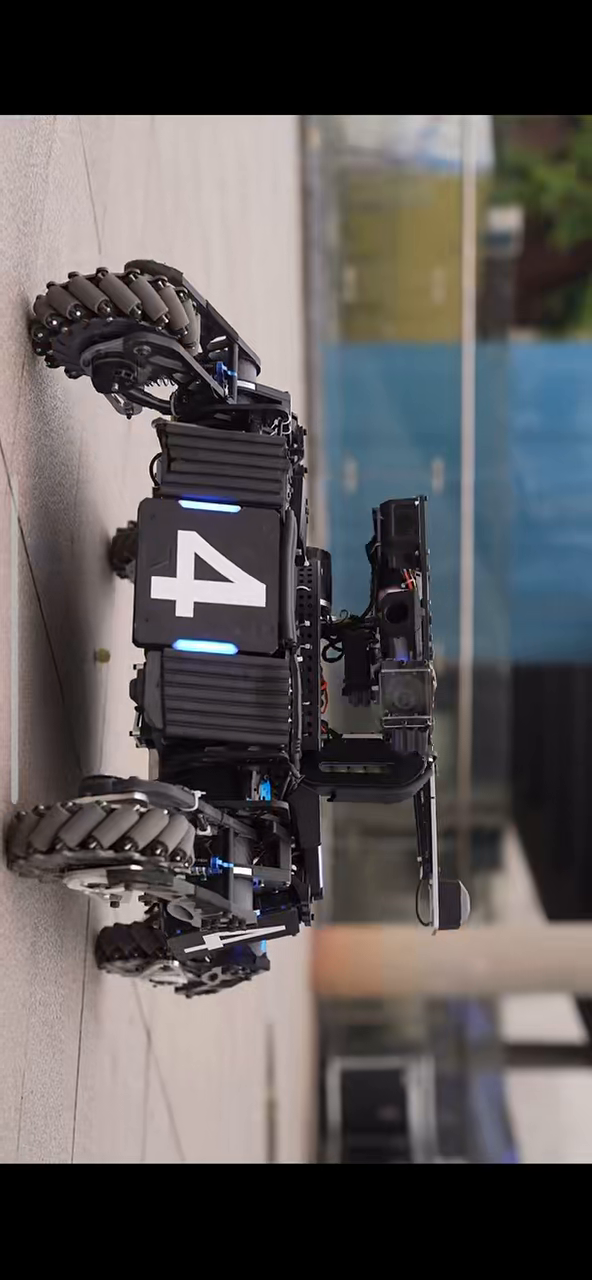
#> input picture frame 13 of contour_polygon/装甲板视频识别/实验测试原视频.mp4, 592 x 1280 px
$ python 2.py
#> lines starting #> are read from the running program, lines starting #| are printed output that depends on the picture; after the words box and inside, x2 and y2 are one past the last pixel; in counts of white or black regions, pixels touching at a corner belong together
import cv2
import numpy as np
import math
from pathlib import Path


def nothing(x): pass


# 计算矩形真实的倾斜角度（相对于垂直方向）
def get_tilt_angle(rect):
    (w, h) = rect[1]
    angle = rect[2]
    if w > h:
        angle += 90
    return angle % 180


# ==========================================
# 1. 视频与调试控制台初始化
# ==========================================
BASE_DIR = Path(__file__).resolve().parent
VIDEO_NAME = "实验测试原视频.mp4"
VIDEO_PATH = BASE_DIR / VIDEO_NAME

cap = cv2.VideoCapture(str(VIDEO_PATH))
if not cap.isOpened():
    raise FileNotFoundError(f"【FATAL ERROR】视频加载失败: {VIDEO_PATH}")

# 获取原视频的帧率和尺寸 (因为要做逆时针旋转，所以宽和高互换)
fps = cap.get(cv2.CAP_PROP_FPS)
if fps == 0 or math.isnan(fps): fps = 30.0
original_width = int(cap.get(cv2.CAP_PROP_FRAME_WIDTH))
original_height = int(cap.get(cv2.CAP_PROP_FRAME_HEIGHT))
rotated_size = (original_height, original_width)

# 初始化视频写入器 (保存成品视频)
OUTPUT_PATH = str(BASE_DIR / "Result_Output.mp4")
out = cv2.VideoWriter(OUTPUT_PATH, cv2.VideoWriter_fourcc(*'mp4v'), fps, rotated_size)

cv2.namedWindow('Debugger Panel', cv2.WINDOW_NORMAL)
cv2.resizeWindow('Debugger Panel', 450, 400)

# 核心参数滑动条
cv2.createTrackbar('Halo Brightness', 'Debugger Panel', 130, 255, nothing)
cv2.createTrackbar('Halo Saturation', 'Debugger Panel', 100, 255, nothing)
cv2.createTrackbar('Min Area', 'Debugger Panel', 30, 1000, nothing)
cv2.createTrackbar('Min Aspect Ratio', 'Debugger Panel', 12, 50, nothing)
cv2.createTrackbar('Max Aspect Ratio', 'Debugger Panel', 80, 150, nothing)
cv2.createTrackbar('Armor Max Width', 'Debugger Panel', 50, 100, nothing)

print(">>> [操作说明]")
print(">>> 1. 刚开始请按【空格键】暂停画面。")
print(">>> 2. 调节滑动条，直到右侧杂光消失，且红框稳定。")
print(">>> 3. 按【空格键】继续播放，播放过程中会自动录制并保存结果！")
print(f">>> 4. 按 'q' 键退出，成品视频将保存在: {OUTPUT_PATH}")

paused = False

# 预先读取第一帧作为启动时的底图
ret, current_frame = cap.read()
#> current_frame is the input picture: shape (1280, 592, 3); mean B, G, R 86.8, 86.5, 90.5
if ret:
    current_frame = cv2.rotate(current_frame, cv2.ROTATE_90_COUNTERCLOCKWISE)
#> current_frame: shape (592, 1280, 3)
else:
    raise ValueError("无法读取视频的第一帧。")

# ==========================================
# 2. 视频流循环处理
# ==========================================
while True:
    if not paused:
        ret, frame_read = cap.read()
        if not ret:
            print(">>> [INFO] 视频处理完毕，正在保存...")
            break
        # 【核心修复】：物理正骨必须放在这里！只在新画面进来时旋转一次！
        current_frame = cv2.rotate(frame_read, cv2.ROTATE_90_COUNTERCLOCKWISE)

    # 每一帧的计算和绘画，都基于干净的 current_frame 副本
    final_image = current_frame.copy()
    hsv = cv2.cvtColor(current_frame, cv2.COLOR_BGR2HSV)
#> hsv: shape (592, 1280, 3); mean H, S, V 51.1, 40.2, 96.2

    # 获取实时参数
    halo_v_min = cv2.getTrackbarPos('Halo Brightness', 'Debugger Panel')
    halo_s_min = cv2.getTrackbarPos('Halo Saturation', 'Debugger Panel')
    min_area = cv2.getTrackbarPos('Min Area', 'Debugger Panel')
    min_ratio = cv2.getTrackbarPos('Min Aspect Ratio', 'Debugger Panel') / 10.0
    max_ratio = cv2.getTrackbarPos('Max Aspect Ratio', 'Debugger Panel') / 10.0
    armor_max_width = cv2.getTrackbarPos('Armor Max Width', 'Debugger Panel') / 10.0

    # ==========================================
    # === 图像预处理 (色彩净化) ===
    # ==========================================
    lower_halo = np.array([90, halo_s_min, halo_v_min])
    upper_halo = np.array([130, 255, 255])
    mask_halo = cv2.inRange(hsv, lower_halo, upper_halo)
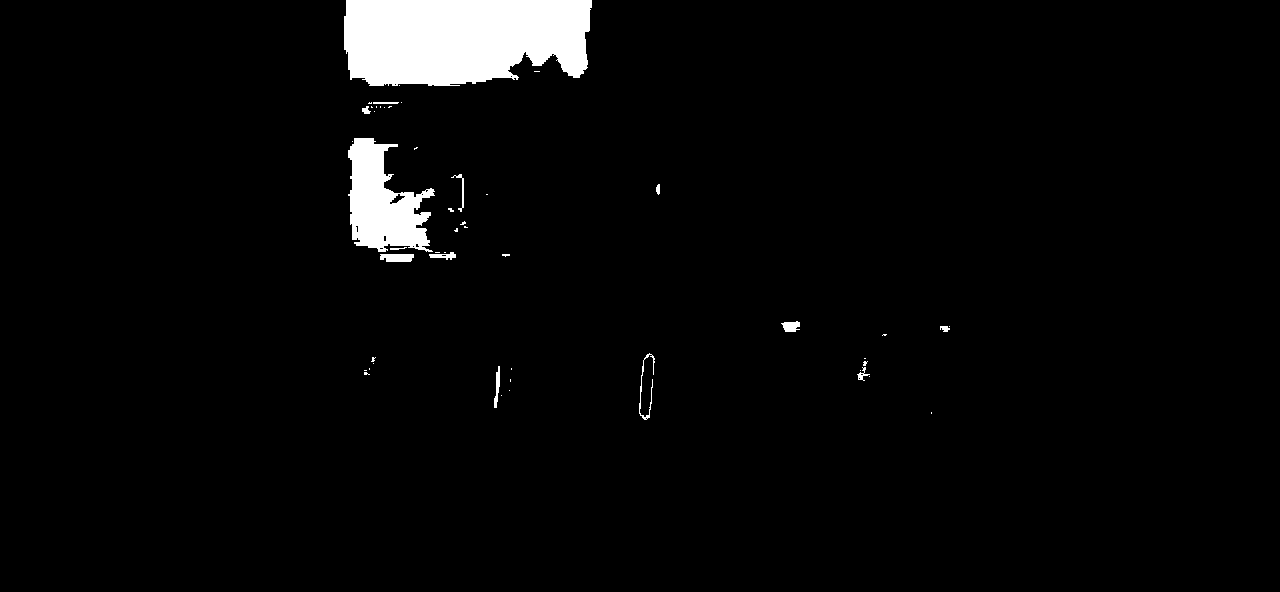
#> mask_halo: shape (592, 1280); 3.4% white; 50 white regions (36 under 20 px), largest, box (x1, y1, x2, y2) and area: (344, 0, 592, 86) 18769, (348, 138, 435, 252) 5858, (380, 254, 414, 262) 246

    lower_core = np.array([90, 20, 230])
    upper_core = np.array([130, 255, 255])
    mask_core = cv2.inRange(hsv, lower_core, upper_core)
#> mask_core: shape (592, 1280); 0.11% white; 18 white regions (16 under 20 px), largest, box (x1, y1, x2, y2) and area: (640, 355, 654, 418) 424, (501, 352, 512, 412) 273

    mask = cv2.bitwise_or(mask_halo, mask_core)
#> mask: shape (592, 1280); 3.5% white; 44 white regions (28 under 20 px), largest, box (x1, y1, x2, y2) and area: (344, 0, 592, 86) 18769, (348, 138, 435, 252) 5858, (639, 353, 655, 420) 572

    kernel = cv2.getStructuringElement(cv2.MORPH_RECT, (5, 5))
    mask = cv2.morphologyEx(mask, cv2.MORPH_CLOSE, kernel)
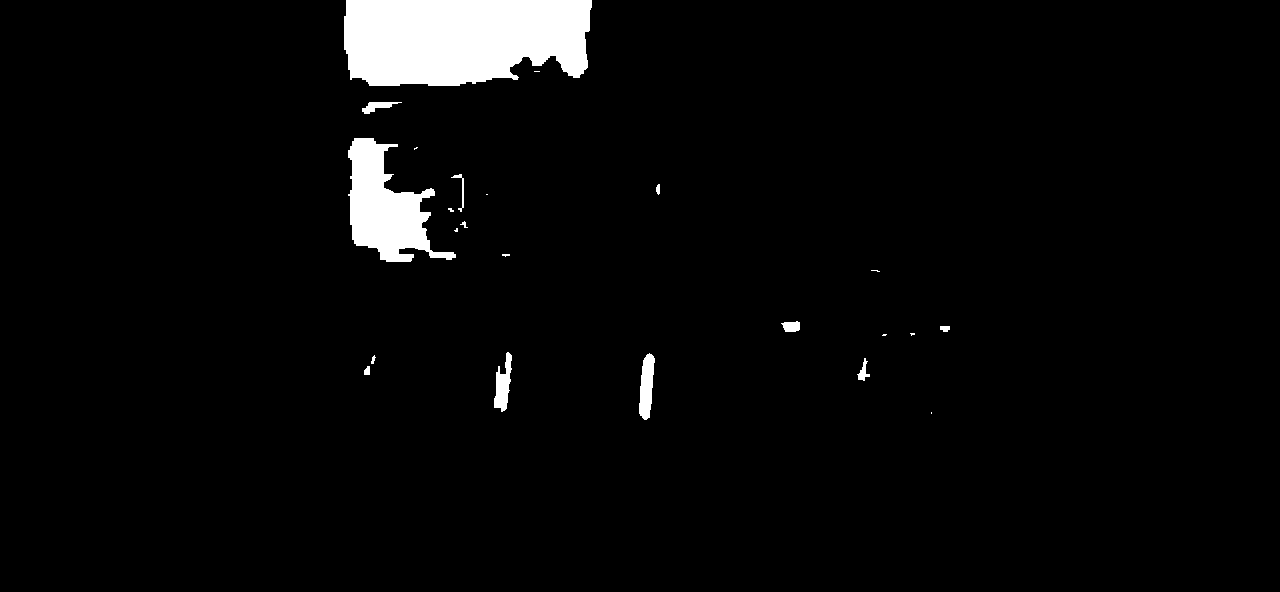
#> mask: shape (592, 1280); 3.7% white; 23 white regions (10 under 20 px)

    # ==========================================
    # === 第一阶段：寻找独立灯条候选人 (绿框) ===
    # ==========================================
    contours, _ = cv2.findContours(mask, cv2.RETR_EXTERNAL, cv2.CHAIN_APPROX_SIMPLE)
#> contours = 23 contours, 12 with area under 20; largest, box (x1, y1, x2, y2) and area: (344, 0, 592, 86) 18491, (348, 138, 456, 262) 6354, (639, 353, 655, 420) 670, (494, 352, 512, 412) 538, (362, 102, 402, 114) 178
    light_bars = []

    for cnt in contours:
        area = cv2.contourArea(cnt)
        if area < min_area or area > 5000:
            continue

        rect = cv2.minAreaRect(cnt)
        (cx, cy), (w, h), angle = rect
        if w == 0 or h == 0: continue

        light_length = max(w, h)
        light_width = min(w, h)
        aspect_ratio = light_length / light_width

        box = np.int32(cv2.boxPoints(rect))

        if min_ratio < aspect_ratio < max_ratio:
            light_bars.append({'center': (cx, cy), 'length': light_length, 'rect': rect})
            cv2.drawContours(final_image, [box], 0, (0, 255, 0), 2)
#> this loop made 23 passes
#> (area, cx, cy, w, h, angle, light_length, light_width) on passes 2, 3, 5, 6, 9, 10, 18, 21: (32.5, 366.5, 370, 8, 5, -90, 8, 5), (93, 862.3, 369.3, 11.86, 21.74, -8.75, 21.74, 11.86), (670, 646.1, 386, 66.19, 12.21, -85.82, 66.19, 12.21), (538, 502.6, 381.3, 59.38, 14.7, -85.24, 59.38, 14.7), (36, 944.5, 328.5, 5, 9, -90, 9, 5), (138.5, 790.3, 326.4, 18.02, 9.88, -4.76, 18.02, 9.88), (53, 460.3, 192.4, 11.51, 36.66, -12.34, 36.66, 11.51), (178.5, 380.7, 104, 39.94, 10.54, -16.7, 39.94, 10.54)
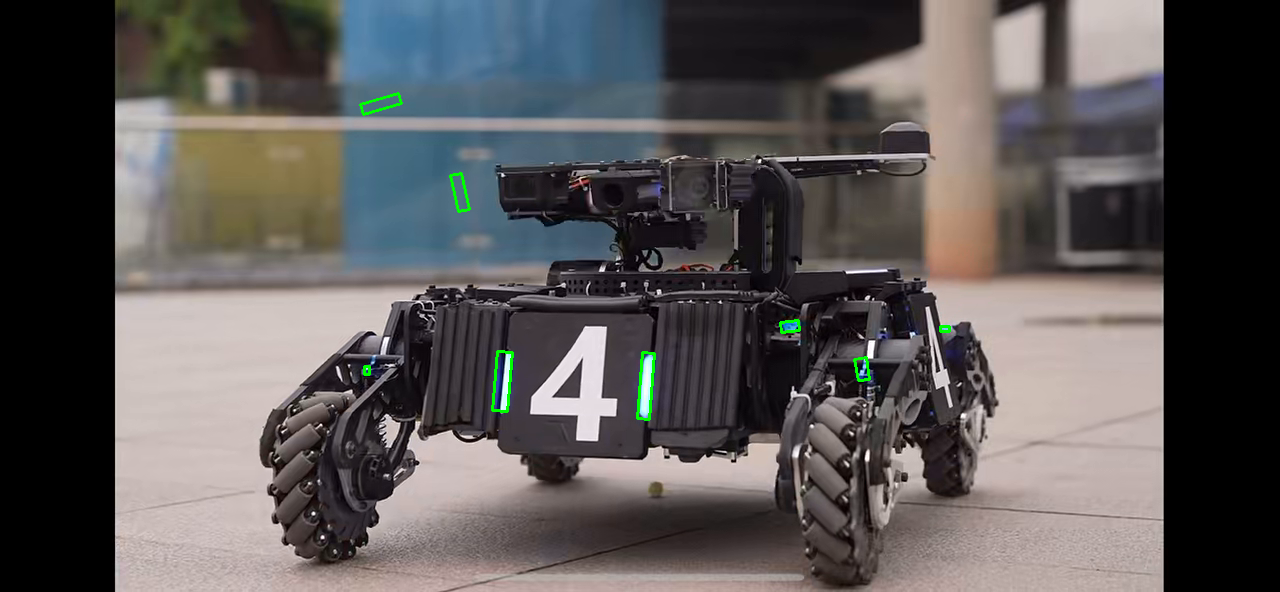
#> final_image: shape (592, 1280, 3); mean B, G, R 86.5, 86.9, 90.2
#> after the loop, light_bars = 8 items

    # ==========================================
    # === 第二阶段：灯条严格配对 (大红框) ===
    # ==========================================
    num_bars = len(light_bars)
#> num_bars = 8
    for i in range(num_bars):
        for j in range(i + 1, num_bars):
            bar1 = light_bars[i]
            bar2 = light_bars[j]

            dy = abs(bar1['center'][1] - bar2['center'][1])
            dx = abs(bar1['center'][0] - bar2['center'][0])
            distance = math.sqrt(dx ** 2 + dy ** 2)
            avg_length = (bar1['length'] + bar2['length']) / 2.0

            angle1 = get_tilt_angle(bar1['rect'])
            angle2 = get_tilt_angle(bar2['rect'])
            angle_diff = abs(angle1 - angle2)
            if 15 < angle_diff < 165:
                continue

            if dy > avg_length * 0.8: continue
            if abs(bar1['length'] - bar2['length']) / avg_length > 0.6: continue

            if 1.0 < (distance / avg_length) < armor_max_width:
                box1 = np.int32(cv2.boxPoints(bar1['rect']))
                box2 = np.int32(cv2.boxPoints(bar2['rect']))
                combined_points = np.vstack((box1, box2))

                armor_rect = cv2.minAreaRect(combined_points)
                armor_box = np.int32(cv2.boxPoints(armor_rect))

                cv2.drawContours(final_image, [armor_box], 0, (0, 0, 255), 3)

                armor_cx = int((bar1['center'][0] + bar2['center'][0]) / 2)
                armor_cy = int((bar1['center'][1] + bar2['center'][1]) / 2)
                cv2.circle(final_image, (armor_cx, armor_cy), 5, (0, 255, 255), -1)
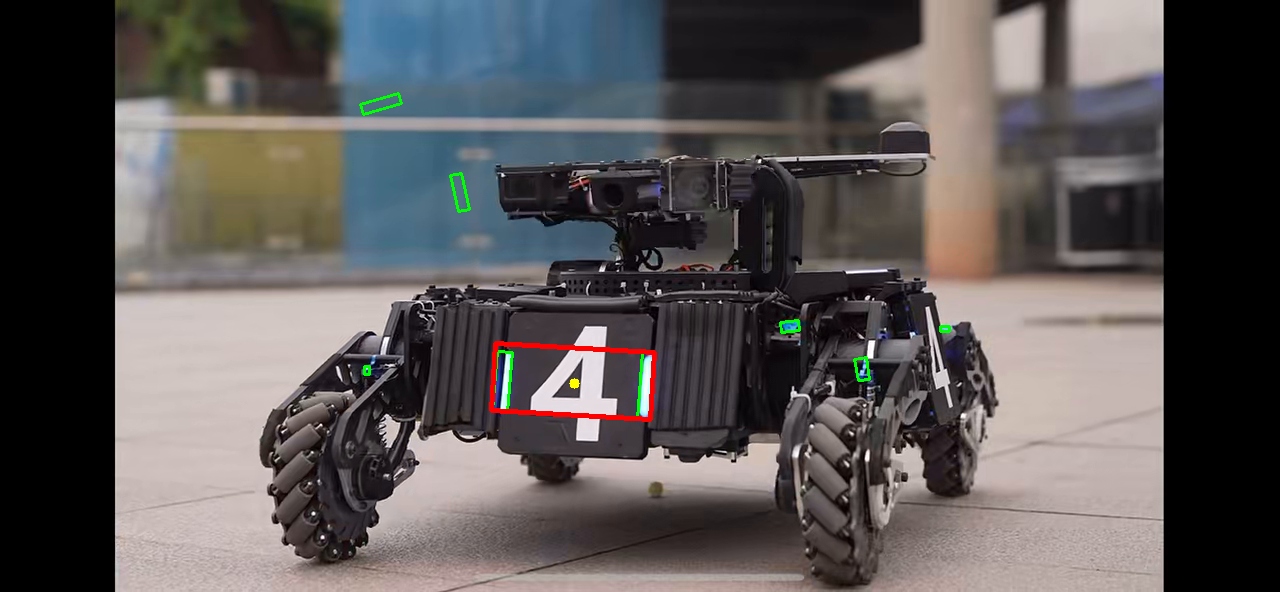
#> final_image: shape (592, 1280, 3); 0.31% of pixels changed, all inside (x1, y1, x2, y2) = (489, 341, 657, 422)

    # ==========================================
    # === 录制与显示 ===
    # ==========================================
    # 核心：仅在正常播放状态下，将最终处理后的帧存入视频文件
    if not paused:
        out.write(final_image)

    scale = 0.6
    display_frame = cv2.resize(final_image, (0, 0), fx=scale, fy=scale)
    display_mask = cv2.cvtColor(cv2.resize(mask, (0, 0), fx=scale, fy=scale), cv2.COLOR_GRAY2BGR)
    stacked = np.hstack((display_frame, display_mask))

    # 左上角显示当前状态（方便你确认是暂停还是正在录制）
    status_text = "PAUSED (Tune parameters!)" if paused else "RECORDING..."
    color = (0, 0, 255) if paused else (0, 255, 0)
    cv2.putText(stacked, status_text, (20, 40), cv2.FONT_HERSHEY_SIMPLEX, 1, color, 2)
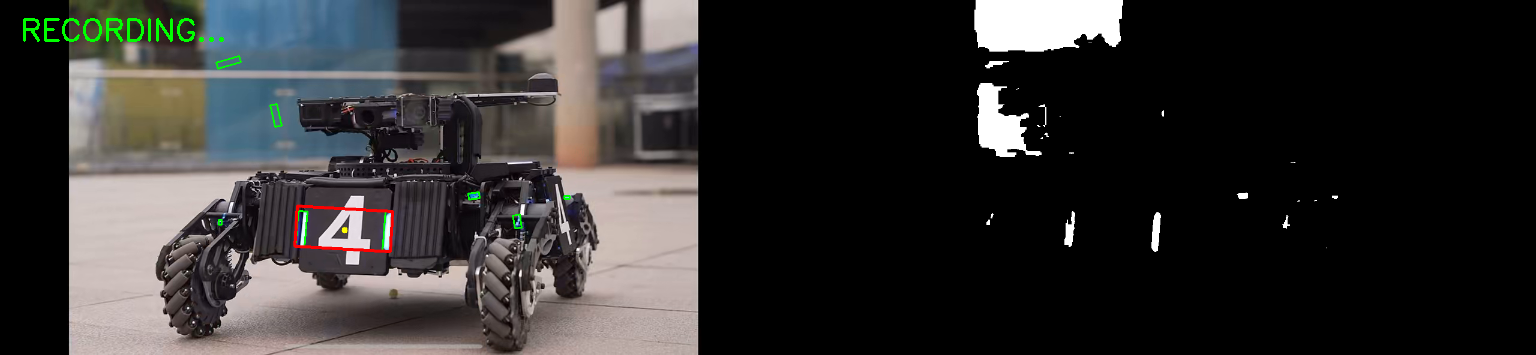
#> stacked: shape (355, 1536, 3); mean B, G, R 47.6, 48.5, 49.9

    cv2.imshow("PRO Armor Debugger | SPACE to Pause/Play", stacked)

    key = cv2.waitKey(30) & 0xFF
#> (key q is pressed here)
    if key == ord('q'): break
    if key == ord(' '): paused = not paused

# 释放资源并保存视频
cap.release()
out.release()
cv2.destroyAllWindows()
print(f">>> [SUCCESS] 视频处理完成，成品已保存至: {OUTPUT_PATH}")

$ run again, starting later in the video
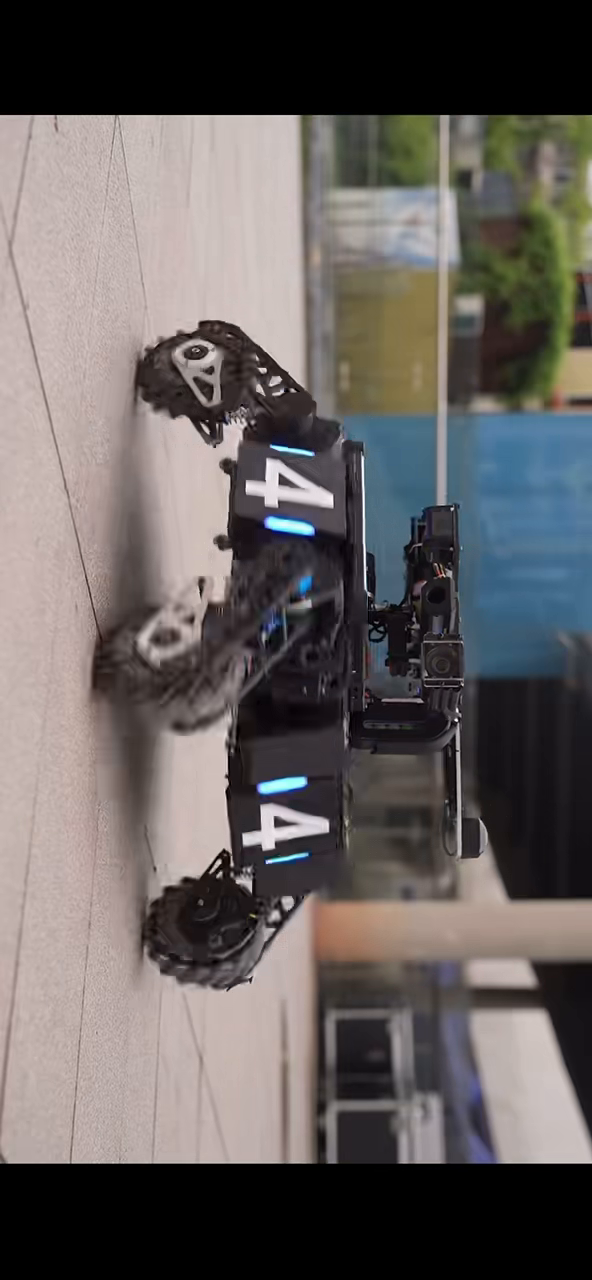
#> input picture frame 58 of contour_polygon/装甲板视频识别/实验测试原视频.mp4, 592 x 1280 px
#> current_frame is the input picture: shape (1280, 592, 3); mean B, G, R 95.2, 96.6, 102
#> hsv: shape (592, 1280, 3); mean H, S, V 42.1, 38, 106.8
#> mask_halo: shape (592, 1280); 3.4% white; 52 white regions (43 under 20 px), largest, box (x1, y1, x2, y2) and area: (414, 0, 630, 124) 22204, (422, 160, 484, 242) 1959, (486, 281, 506, 332) 421
#> mask_core: shape (592, 1280); 0.13% white; 8 white regions (3 under 20 px), largest, box (x1, y1, x2, y2) and area: (488, 282, 505, 330) 397, (743, 292, 759, 340) 344, (834, 291, 844, 332) 173, (432, 283, 440, 323) 62, (540, 289, 546, 294) 23
#> contours = 20 contours, 11 with area under 20; largest, box (x1, y1, x2, y2) and area: (414, 0, 630, 128) 21968, (422, 160, 496, 242) 2014, (742, 290, 762, 342) 678, (486, 281, 506, 332) 646, (833, 288, 846, 333) 282
#> the loop `for cnt in contours:` made 20 passes
#> (area, cx, cy, w, h, angle, light_length, light_width) on passes 1, 5, 6, 7, 8, 9, 13, 17: (31.5, 579.5, 320.5, 5.66, 12.73, -45, 12.73, 5.66), (678.5, 752.1, 315, 17.92, 51.62, -9.46, 51.62, 17.92), (282.5, 839.9, 309.9, 11.04, 44.6, -4.09, 44.6, 11.04), (200, 543.5, 290.5, 13, 23, -90, 23, 13), (646.5, 494, 305.7, 51.97, 16.28, -78.69, 51.97, 16.28), (60.5, 435.5, 301.7, 43.93, 3.63, -77.91, 43.93, 3.63), (34.5, 500.7, 205.3, 17.47, 5.27, -33.69, 17.47, 5.27), (2013.5, 451.5, 195.5, 71.5, 80.2, -12.34, 80.2, 71.5)
#> after the loop `for cnt in contours:`:
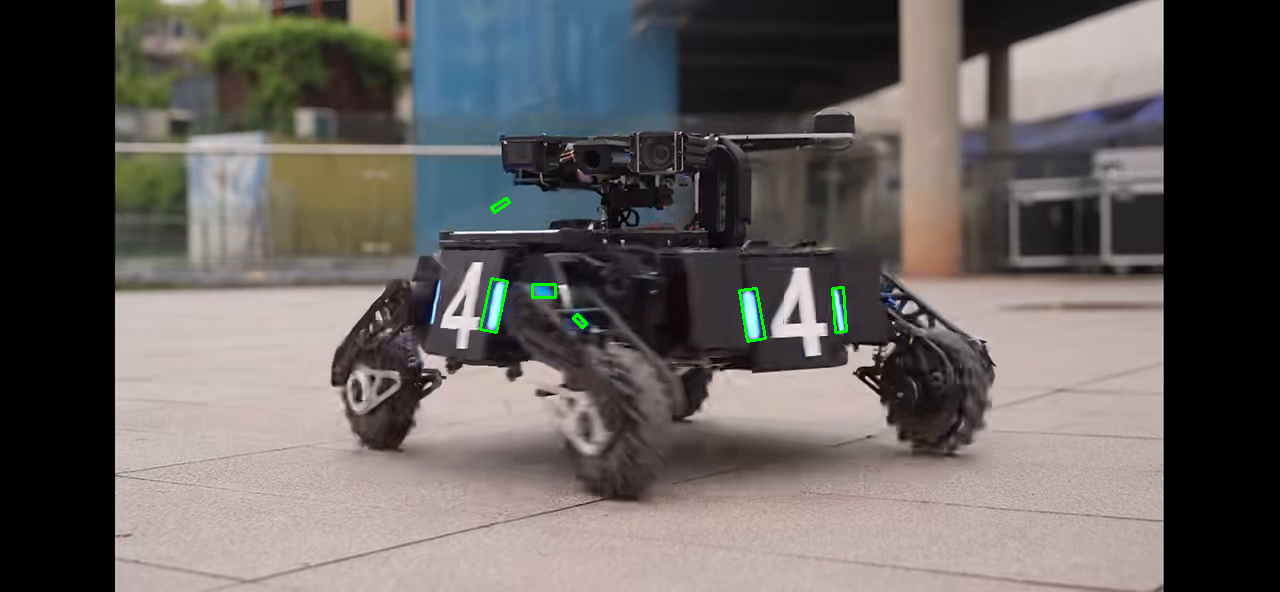
#> final_image: shape (592, 1280, 3); mean B, G, R 95, 96.9, 101.8
#> after the loop `for cnt in contours:`: light_bars = 6 items
#> num_bars = 6
#> `cv2.putText(stacked, status_text, (20, 40), cv2.FONT_HERSHEY_SIMPLEX, ..`:
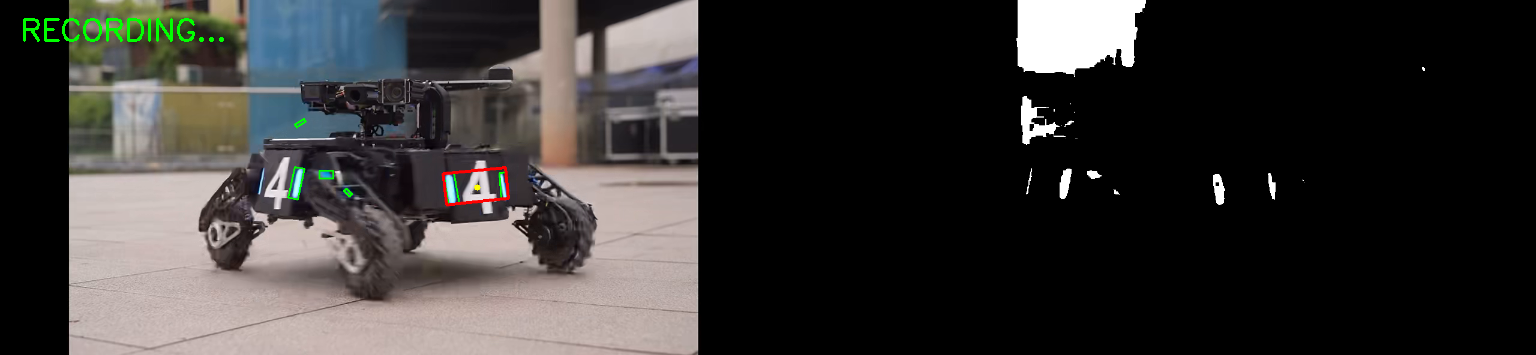
#> stacked: shape (355, 1536, 3); mean B, G, R 51.7, 53.4, 55.4
